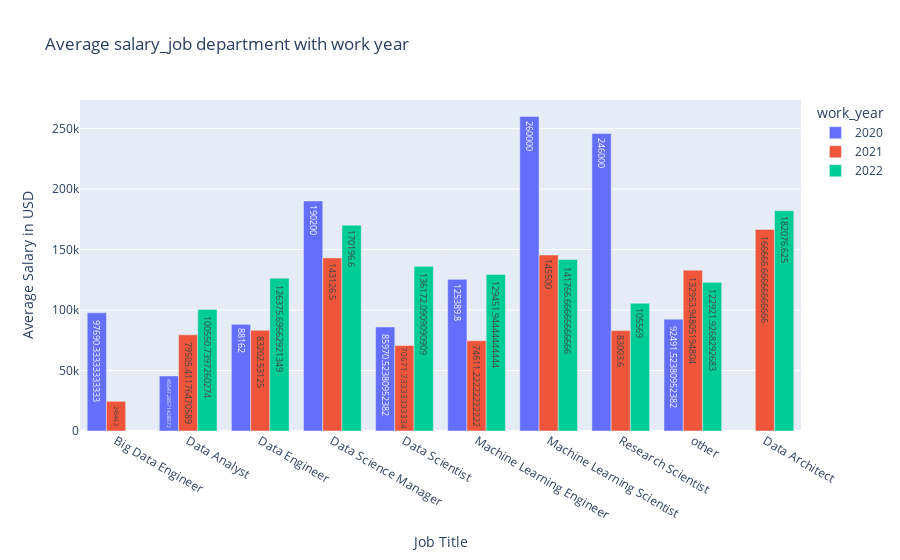

The cell this chart's notebook holds for it:
### Code cell
fig=px.bar(df4_jobtitle_workyear_salary,x='job_title',y='salary_in_usd',color='work_year',text='salary_in_usd',barmode='group',title='Average salary_job department with work year')
fig.update_layout(yaxis_title='Average Salary in USD',xaxis_title='Job Title')
fig.show()

### Figure 1 — Plotly figure (JSON) as saved in the notebook; plotly's stock layout.template omitted (floating-point values rounded to 4 significant figures)
{"data": [{"alignmentgroup": "True", "hovertemplate": "work_year=2020<br>job_title=%{x}<br>salary_in_usd=%{text}<extra></extra>", "legendgroup": "2020", "marker": {"color": "#636efa", "pattern": {"shape": ""}}, "name": "2020", "offsetgroup": "2020", "orientation": "v", "showlegend": true, "text": [97690.0, 45550.0, 88162, 190200, 85970.0, 125400.0, 260000, 246000, 92490.0], "textposition": "auto", "type": "bar", "x": ["Big Data Engineer", "Data Analyst", "Data Engineer", "Data Science Manager", "Data Scientist", "Machine Learning Engineer", "Machine Learning Scientist", "Research Scientist", "other"], "xaxis": "x", "y": [97690.0, 45550.0, 88162, 190200, 85970.0, 125400.0, 260000, 246000, 92490.0], "yaxis": "y"}, {"alignmentgroup": "True", "hovertemplate": "work_year=2021<br>job_title=%{x}<br>salary_in_usd=%{text}<extra></extra>", "legendgroup": "2021", "marker": {"color": "#EF553B", "pattern": {"shape": ""}}, "name": "2021", "offsetgroup": "2021", "orientation": "v", "showlegend": true, "text": [24540.0, 79510.0, 166700.0, 83200.0, 143100.0, 70670.0, 74610.0, 145500, 83000.0, 133000.0], "textposition": "auto", "type": "bar", "x": ["Big Data Engineer", "Data Analyst", "Data Architect", "Data Engineer", "Data Science Manager", "Data Scientist", "Machine Learning Engineer", "Machine Learning Scientist", "Research Scientist", "other"], "xaxis": "x", "y": [24540.0, 79510.0, 166700.0, 83200.0, 143100.0, 70670.0, 74610.0, 145500, 83000.0, 133000.0], "yaxis": "y"}, {"alignmentgroup": "True", "hovertemplate": "work_year=2022<br>job_title=%{x}<br>salary_in_usd=%{text}<extra></extra>", "legendgroup": "2022", "marker": {"color": "#00cc96", "pattern": {"shape": ""}}, "name": "2022", "offsetgroup": "2022", "orientation": "v", "showlegend": true, "text": [100600.0, 182100.0, 126400.0, 170200.0, 136200.0, 129500.0, 141800.0, 105569, 122900.0], "textposition": "auto", "type": "bar", "x": ["Data Analyst", "Data Architect", "Data Engineer", "Data Science Manager", "Data Scientist", "Machine Learning Engineer", "Machine Learning Scientist", "Research Scientist", "other"], "xaxis": "x", "y": [100600.0, 182100.0, 126400.0, 170200.0, 136200.0, 129500.0, 141800.0, 105569, 122900.0], "yaxis": "y"}], "layout": {"barmode": "group", "legend": {"title": {"text": "work_year"}, "tracegroupgap": 0}, "title": {"text": "Average salary_job department with work year"}, "xaxis": {"anchor": "y", "domain": [0, 1], "title": {"text": "Job Title"}}, "yaxis": {"anchor": "x", "domain": [0, 1], "title": {"text": "Average Salary in USD"}}}}
